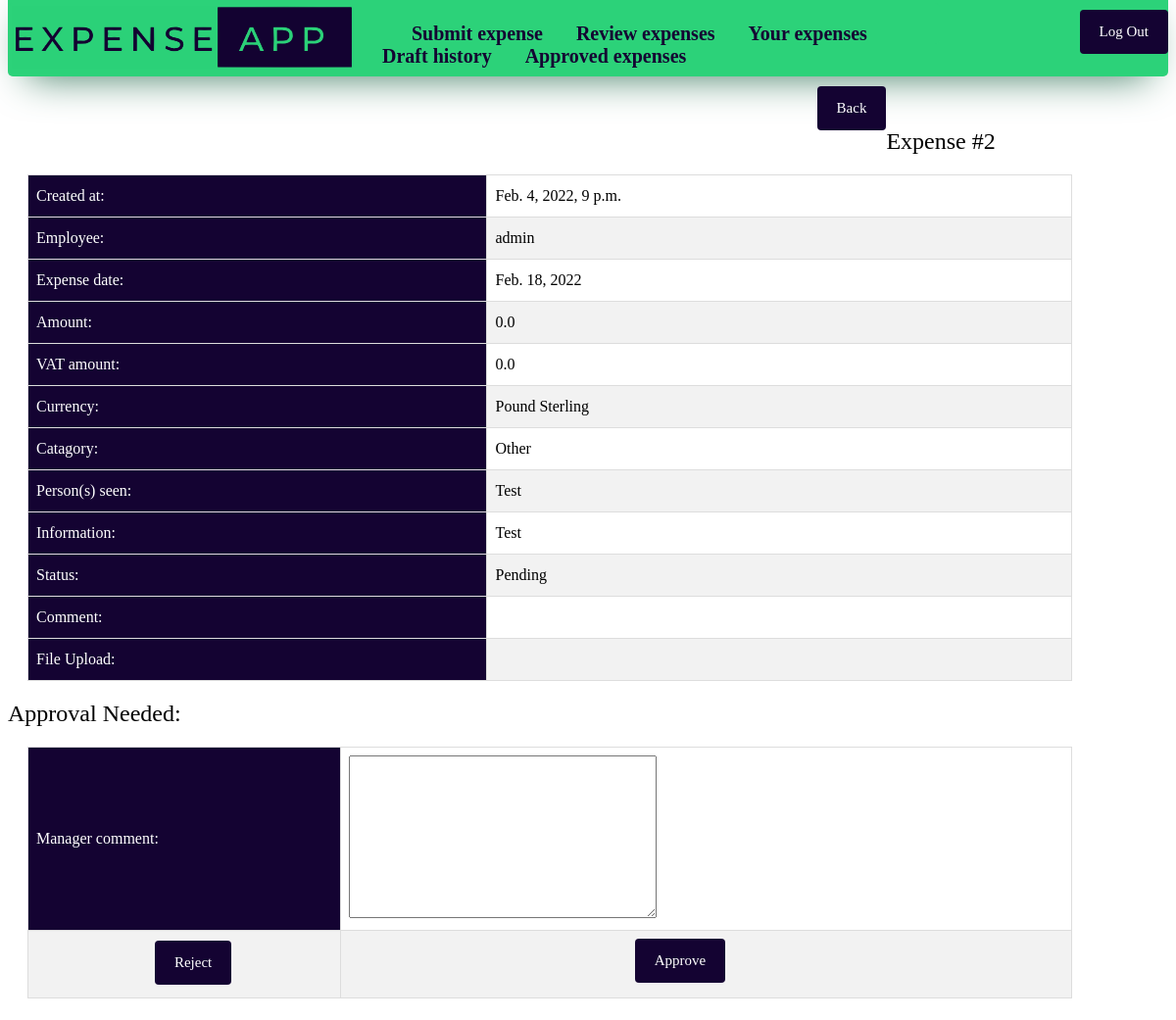
The app's page /claim/2 (signed in) with its own data.
### expense_app/models.py (models this page shows)
class Expense(models.Model):
    Approved = "AP"
    Rejected = "RE"
    Draft = "DR"
    Pending = "PE"
    Accommodation = "AC"
    Subsistence = "SU"
    Mileage = "MI"
    Staff_entertainment = "SE"
    Client_entertainment = "CE"
    Other = "OH"
    Flights = "FL"
    Other_travel = "OT"
    Euro = "EU"
    GBP = "GB"
    USD = "US"
    SGD = "SG"
    AUD = "AU"
    CHF = "CH"
    HKD = "HK"
    Status_Type = [(Approved, "Approved"), (Rejected, "Rejected"), (Draft, "Draft"), (Pending, "Pending")]
    Claim_Type = [(Accommodation, "Accommodation"), (Client_entertainment, "Client entertainment (Incl VAT)"), (Flights, "Flights"), (Mileage, "Mileage"), (Other, "Other"), (Other_travel, "Other travel"), (Staff_entertainment, "Staff entertainment"), (Subsistence, "Subsistence")]
    Currency_Type = [(Euro, "Euro"), (GBP, "Pound Sterling"), (USD, "US Dollar"), (SGD, "Singaporean Dollar"), (AUD, "Australian Dollar"), (CHF, "Swiss Franc"), (HKD, "Hong Kong Dollar")]
    time = models.DateTimeField(auto_now = True, editable= False)
    expense_amount = models.FloatField(validators=[MinValueValidator(0.0)], default=0)
    VAT_amount = models.FloatField(validators=[MinValueValidator(0.0)], default=0)
    employee = models.ForeignKey(User, on_delete=models.CASCADE, default = id(User))
    catagory = models.CharField(max_length = 2, choices= Claim_Type, default = "OH")
    persons_seen = models.CharField(max_length = 50, blank=False)
    information = models.TextField(max_length = 500)
    status = models.CharField(max_length = 2, choices= Status_Type, default = "PE")
    manager = models.ForeignKey(User, on_delete=models.PROTECT, limit_choices_to={'groups__name': "Manager"}, related_name='manager', default = id(User))
    manager_comment = models.TextField(max_length = 500, blank= True)
    expense_date = models.DateField()
    currency = models.CharField(max_length = 2, choices = Currency_Type, default = "GB")
    document = models.FileField(upload_to='media', blank= True)
    class Meta:
        ordering = ["time"]

### expense_app/views.py (the view, shortened to what this page needs)
# urls.py: path("claim/<pk>", views.ManagerView.as_view(), name = "claim"),
class ManagerView(LoginRequiredMixin, PermissionRequiredMixin, UpdateView):
  permission_required = "expense_app.change_expense"
  model = Expense
  template_name = "expense_app/claim.html"
  form_class = ApprovalForm
  success_url = "/review"

### expense_app/forms.py
class ApprovalForm(forms.ModelForm):
  class Meta:
    model = Expense
    fields = ("manager_comment",)

### expense_app/templatetags/auth_extras.py (called while the page is built)
@register.filter(name='has_group')
def has_group(user, group_name):
    return user.groups.filter(name=group_name).exists()

### expense_app/templates/expense_app/claim.html (shortened to what this page needs)
<!DOCTYPE html>
{% extends 'expense_app/base.html' %}
{% block content %}
<a href="{% url 'review' %}"><button style=" float: left">Back</button></a>
<h2>Expense #{{expense.id}}</h2>
<table id="expense">
  <tr>
    <th>Created at:</th>
    <td>{{expense.time}}</td>
  </tr>
  <tr>
    <th>Employee:</th>
    <td>{{expense.employee}}</td>
  </tr>
  <tr>
    <th>Expense date:</th>
    <td>{{expense.expense_date}}</td>
  </tr>
  <tr>
    <th>Amount:</th>
    <td>{{expense.expense_amount}}</td>
  </tr>
  <tr>
    <th>VAT amount:</th>
    <td>{{expense.VAT_amount}}</td>
  </tr>
  <tr>
    <th>Currency:</th>
    <td>{{expense.get_currency_display}}</td>
  </tr>
  <tr>
    <th>Catagory:</th>
    <td>{{expense.get_catagory_display}}</td>
  </tr>
  <tr>
    <th>Person(s) seen:</th>
    <td>{{expense.persons_seen}}</td>
  </tr>
  <tr>
    <th>Information:</th>
    <td>{{expense.information}}</td>
  </tr>
  <tr>
    <th>Status:</th>
    <td>{{expense.get_status_display}}</td>
  </tr>
  <tr>
    <th>Comment:</th>
    <td>{{expense.manager_comment}}</td>
  </tr>
  <tr>
    <th>File Upload:</th>
    <td>{{expense.document}}</td>
  </tr>
</table>
<h2>Approval Needed:</h2>
<form action="" method="POST">
    <table>
    {{ form.as_table }}
    <td>
    <input type="submit" value="Reject" name="Reject">
    </td>
    <td>
    <input type="submit" value="Approve" name="Approve">
    </td>
     </table>
  </form>
{% endblock %}

### expense_app/templates/expense_app/base.html (style rules this page uses)
* { font-family: Verdana; font-weight: Normal; }
table { border-collapse: collapse; width: 90%; margin-left: 20px; }
td, th { border: 1px solid #ddd; padding: 8px; }
tr:nth-child(even) { background-color: #f2f2f2; }
th { padding-top: 12px; padding-bottom: 12px; text-align: left; background-color: #140332; color: white; }
button, input[type=submit] { background-color: #140332; color: white; padding: 14px 20px; margin-left: 40%; margin-top: 0%; margin-bottom: 1%; border: none; border-radius: 4px; cursor: pointer; font-size: 15px ; }
a { margin-left: 30px; margin-top: 20px; padding-top: 20px; text-decoration: None; font-weight: bold; font-size: 20px; color:#140332; }

### records on screen
Expense: id "2", time "Feb. 4, 2022, 9 p.m.", employee "admin", expense_date "Feb. 18, 2022", expense_amount "0.0", VAT_amount "0.0", currency "Pound Sterling", catagory "Other", persons_seen "Test", information "Test", status "Pending"
